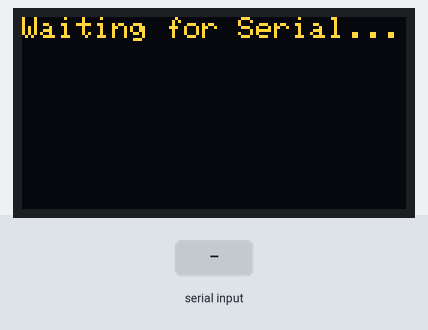
A sketch run on a simulated ESP32. Parts: 128×64 one-colour display. The inputs (shaded band) are chosen by the test bench. The OLED is the two-colour kind (top 16 rows yellow).

Above: at 1.2 s.
1.3 s: "1\n" received over Serial
At 3.0 s:
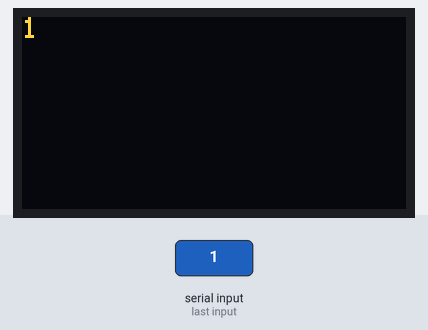
3.8 s: "0\n" received over Serial
At 6.0 s:
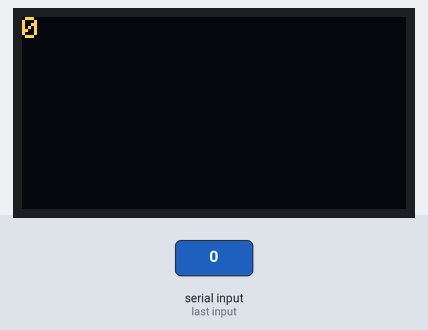
6.3 s: "2\n" received over Serial
Timing chart, 0 to 9.3 s (numbered marks = the images above; inputs shaded):
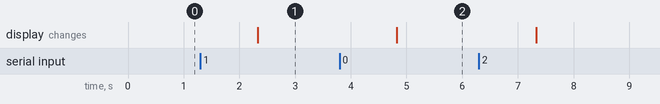

The sketch:

simple_text.ino
```cpp
#include <Wire.h>
#include <Adafruit_GFX.h>
#include <Adafruit_SSD1306.h>

#define SCREEN_WIDTH 128
#define SCREEN_HEIGHT 64
#define OLED_RESET    -1
#define CUSTOM_SDA    9   // SDA pin
#define CUSTOM_SCL    10  // SCL pin

Adafruit_SSD1306 display(SCREEN_WIDTH, SCREEN_HEIGHT, &Wire, OLED_RESET);

void setup() {
  Serial.begin(115200);
  Wire.begin(CUSTOM_SDA, CUSTOM_SCL);

  if(!display.begin(SSD1306_SWITCHCAPVCC, 0x3C)) {
    Serial.println(F("SSD1306 allocation failed"));
    for(;;);
  }

  display.clearDisplay();
  display.setTextSize(1);
  display.setTextColor(SSD1306_WHITE);
  display.setCursor(0,0);
  display.println("Waiting for Serial...");
  display.display();
}

void loop() {
  if (Serial.available()) {
    // Read the entire message until newline terminator
    String msg = Serial.readString();

    // Clear once, then print all lines
    display.clearDisplay();
    display.setTextSize(1);
    display.setTextColor(SSD1306_WHITE);

    int lineNum = 0;
    int start = 0;
    for (int i = 0; i < msg.length(); i++) {
      if (msg[i] == '\n' || i == msg.length() - 1) {
        String line = msg.substring(start, i + 1);
        display.setCursor(0, lineNum * 10);  // 10 pixels per line
        display.print(line);
        lineNum++;
        start = i + 1;
        if (lineNum >= 6) break;  // prevent overflow
      }
    }

    display.display();
  }
}
```

Measured:
- after the input at 1.3 s, the display: changes after 1.0 s (image 1)
- after the input at 3.8 s, the display: changes after 1.0 s (image 2)
